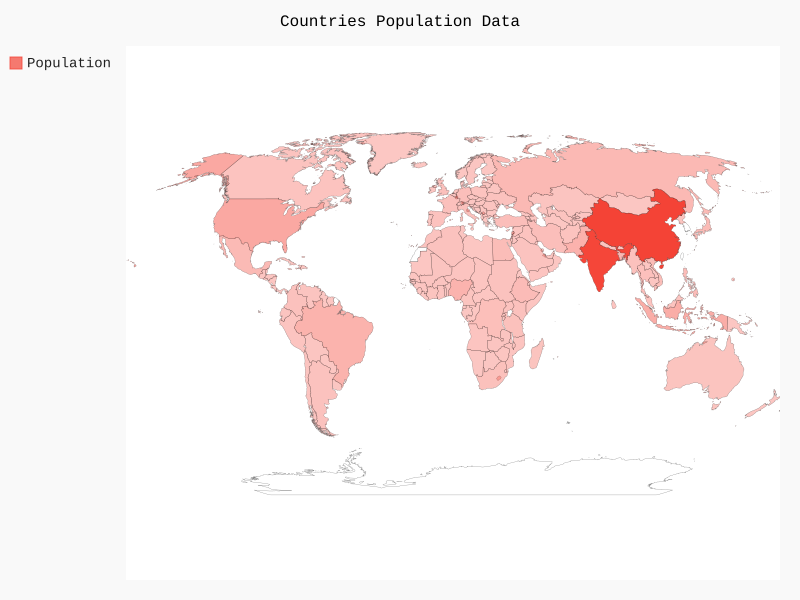

Source code (Python):
# import pygal library 
import pygal 
import pypopulation
# create a world map 
worldmap = pygal.maps.world.World() 

# set the title of the map 
worldmap.title = 'Countries Population Data'

# adding the countries 
worldmap.add('Population', { 
'ad' : pypopulation.get_population('ad'),
'ae' : pypopulation.get_population('ae'),
'af' : pypopulation.get_population('af'),
'al' : pypopulation.get_population('al'),
'am' : pypopulation.get_population('am'),
'ao' : pypopulation.get_population('ao'),
'aq' : pypopulation.get_population('aq'),
'ar' : pypopulation.get_population('ar'),
'at' : pypopulation.get_population('at'),
'au' : pypopulation.get_population('au'),
'az' : pypopulation.get_population('az'),
'ba' : pypopulation.get_population('ba'),
'bd' : pypopulation.get_population('bd'),
'be' : pypopulation.get_population('be'),
'bf' : pypopulation.get_population('bf'),
'bg' : pypopulation.get_population('bg'),
'bh' : pypopulation.get_population('bh'),
'bi' : pypopulation.get_population('bi'),
'bj' : pypopulation.get_population('bj'),
'bn' : pypopulation.get_population('bn'),
'bo' : pypopulation.get_population('bo'),
'br' : pypopulation.get_population('br'),
'bt' : pypopulation.get_population('bt'),
'bw' : pypopulation.get_population('bw'),
'by' : pypopulation.get_population('by'),
'bz' : pypopulation.get_population('bz'),
'ca' : pypopulation.get_population('ca'),
'cd' : pypopulation.get_population('cd'),
'cf' : pypopulation.get_population('cf'),
'cg' : pypopulation.get_population('cg'),
'ch' : pypopulation.get_population('ch'),
'ci' : pypopulation.get_population('ci'),
'cl' : pypopulation.get_population('cl'),
'cm' : pypopulation.get_population('cm'),
'cn' : pypopulation.get_population('cn'),
'co' : pypopulation.get_population('co'),
'cr' : pypopulation.get_population('cr'),
'cu' : pypopulation.get_population('cu'),
'cv' : pypopulation.get_population('cv'),
'cy' : pypopulation.get_population('cy'),
'cz' : pypopulation.get_population('cz'),
'de' : pypopulation.get_population('de'),
'dj' : pypopulation.get_population('dj'),
'dk' : pypopulation.get_population('dk'),
'do' : pypopulation.get_population('do'),
'dz' : pypopulation.get_population('dz'),
'ec' : pypopulation.get_population('ec'),
'ee' : pypopulation.get_population('ee'),
'eg' : pypopulation.get_population('eg'),
'eh' : pypopulation.get_population('eh'),
'er' : pypopulation.get_population('er'),
'es' : pypopulation.get_population('es'),
'et' : pypopulation.get_population('et'),
'fi' : pypopulation.get_population('fi'),
'fr' : pypopulation.get_population('fr'),
'ga' : pypopulation.get_population('ga'),
'gb' : pypopulation.get_population('gb'),
'ge' : pypopulation.get_population('ge'),
'gf' : pypopulation.get_population('gf'),
'gh' : pypopulation.get_population('gh'),
'gl' : pypopulation.get_population('gl'),
'gm' : pypopulation.get_population('gm'),
'gn' : pypopulation.get_population('gn'),
'gq' : pypopulation.get_population('gq'),
'gr' : pypopulation.get_population('gr'),
'gt' : pypopulation.get_population('gt'),
'gu' : pypopulation.get_population('gu'),
'gw' : pypopulation.get_population('gw'),
'gy' : pypopulation.get_population('gy'),
'hk' : pypopulation.get_population('hk'),
'hn' : pypopulation.get_population('hn'),
'hr' : pypopulation.get_population('hr'),
'ht' : pypopulation.get_population('ht'),
'hu' : pypopulation.get_population('hu'),
'id' : pypopulation.get_population('id'),
'ie' : pypopulation.get_population('ie'),
'il' : pypopulation.get_population('il'),
'in' : pypopulation.get_population('in'),
'iq' : pypopulation.get_population('iq'),
'ir' : pypopulation.get_population('ir'),
'is' : pypopulation.get_population('is'),
'it' : pypopulation.get_population('it'),
'jm' : pypopulation.get_population('jm'),
'jo' : pypopulation.get_population('jo'),
'jp' : pypopulation.get_population('jp'),
'ke' : pypopulation.get_population('ke'),
'kg' : pypopulation.get_population('kg'),
'kh' : pypopulation.get_population('kh'),
'kp' : pypopulation.get_population('kp'),
'kw' : pypopulation.get_population('kw'),
'kz' : pypopulation.get_population('kz'),
'la' : pypopulation.get_population('la'),
'lb' : pypopulation.get_population('lb'),
'li' : pypopulation.get_population('li'),
'lk' : pypopulation.get_population('lk'),
'lr' : pypopulation.get_population('lr'),
'ls' : pypopulation.get_population('ls'),
'lt' : pypopulation.get_population('lt'),
'lu' : pypopulation.get_population('lu'),
'lv' : pypopulation.get_population('lv'),
'ly' : pypopulation.get_population('ly'),
'ma' : pypopulation.get_population('ma'),
'mc' : pypopulation.get_population('mc'),
'md' : pypopulation.get_population('md'),
'me' : pypopulation.get_population('me'),
'mg' : pypopulation.get_population('mg'),
'mk' : pypopulation.get_population('mk'),
'ml' : pypopulation.get_population('ml'),
'mm' : pypopulation.get_population('mm'),
'mn' : pypopulation.get_population('mn'),
'mo' : pypopulation.get_population('mo'),
'mr' : pypopulation.get_population('mr'),
'mt' : pypopulation.get_population('mt'),
'mu' : pypopulation.get_population('mu'),
'mv' : pypopulation.get_population('mv'),
'mw' : pypopulation.get_population('mw'),
'mx' : pypopulation.get_population('mx'),
'my' : pypopulation.get_population('my'),
'mz' : pypopulation.get_population('mz'),
'na' : pypopulation.get_population('na'),
'ne' : pypopulation.get_population('ne'),
'ng' : pypopulation.get_population('ng'),
'ni' : pypopulation.get_population('ni'),
'nl' : pypopulation.get_population('nl'),
'no' : pypopulation.get_population('no'),
'np' : pypopulation.get_population('np'),
'nz' : pypopulation.get_population('nz'),
'om' : pypopulation.get_population('om'),
'pa' : pypopulation.get_population('pa'),
'pe' : pypopulation.get_population('pe'),
'pg' : pypopulation.get_population('pg'),
'ph' : pypopulation.get_population('ph'),
'pk' : pypopulation.get_population('pk'),
'pl' : pypopulation.get_population('pl'),
'pr' : pypopulation.get_population('pr'),
'ps' : pypopulation.get_population('ps'),
'pt' : pypopulation.get_population('pt'),
'py' : pypopulation.get_population('py'),
're' : pypopulation.get_population('re'),
'ro' : pypopulation.get_population('ro'),
'rs' : pypopulation.get_population('rs'),
'ru' : pypopulation.get_population('ru'),
'rw' : pypopulation.get_population('rw'),
'sa' : pypopulation.get_population('sa'),
'sc' : pypopulation.get_population('sc'),
'sd' : pypopulation.get_population('sd'),
'se' : pypopulation.get_population('se'),
'sg' : pypopulation.get_population('sg'),
'sh' : pypopulation.get_population('sh'),
'si' : pypopulation.get_population('si'),
'sk' : pypopulation.get_population('sk'),
'sl' : pypopulation.get_population('sl'),
'sm' : pypopulation.get_population('sm'),
'sn' : pypopulation.get_population('sn'),
'so' : pypopulation.get_population('so'),
'sr' : pypopulation.get_population('sr'),
'st' : pypopulation.get_population('st'),
'sv' : pypopulation.get_population('sv'),
'sy' : pypopulation.get_population('sy'),
'sz' : pypopulation.get_population('sz'),
'td' : pypopulation.get_population('td'),
'tg' : pypopulation.get_population('tg'),
'th' : pypopulation.get_population('th'),
'tj' : pypopulation.get_population('tj'),
'tl' : pypopulation.get_population('tl'),
'tm' : pypopulation.get_population('tm'),
'tn' : pypopulation.get_population('tn'),
'tr' : pypopulation.get_population('tr'),
'tw' : pypopulation.get_population('tw'),
'tz' : pypopulation.get_population('tz'),
'ua' : pypopulation.get_population('ua'),
'ug' : pypopulation.get_population('ug'),
'us' : pypopulation.get_population('us'),
'uy' : pypopulation.get_population('uy'),
'uz' : pypopulation.get_population('uz'),
'va' : pypopulation.get_population('va'),
've' : pypopulation.get_population('ve'),
'vn' : pypopulation.get_population('vn'),
'ye' : pypopulation.get_population('ye'),
'yt' : pypopulation.get_population('yt'),
'za' : pypopulation.get_population('za'),
'zm' : pypopulation.get_population('zm'),
'zw' : pypopulation.get_population('zw')
}) 

# save into the file 
worldmap.render_to_file('PopulationMap.svg') 

print("Success") 
print(pypopulation.get_population('ad'))
print(pypopulation.get_population('ae'))
print(pypopulation.get_population('af'))
print(pypopulation.get_population('al'))
print(pypopulation.get_population('am'))
print(pypopulation.get_population('ao'))
print(pypopulation.get_population('aq'))
print(pypopulation.get_population('ar'))
print(pypopulation.get_population('at'))
print(pypopulation.get_population('au'))
print(pypopulation.get_population('az'))
print(pypopulation.get_population('ba'))
print(pypopulation.get_population('bd'))
print(pypopulation.get_population('be'))
print(pypopulation.get_population('bf'))
print(pypopulation.get_population('bg'))
print(pypopulation.get_population('bh'))
print(pypopulation.get_population('bi'))
print(pypopulation.get_population('bj'))
print(pypopulation.get_population('bn'))
print(pypopulation.get_population('bo'))
print(pypopulation.get_population('br'))
print(pypopulation.get_population('bt'))
print(pypopulation.get_population('bw'))
print(pypopulation.get_population('by'))
print(pypopulation.get_population('bz'))
print(pypopulation.get_population('ca'))
print(pypopulation.get_population('cd'))
print(pypopulation.get_population('cf'))
print(pypopulation.get_population('cg'))
print(pypopulation.get_population('ch'))
print(pypopulation.get_population('ci'))
print(pypopulation.get_population('cl'))
print(pypopulation.get_population('cm'))
print(pypopulation.get_population('cn'))
print(pypopulation.get_population('co'))
print(pypopulation.get_population('cr'))
print(pypopulation.get_population('cu'))
print(pypopulation.get_population('cv'))
print(pypopulation.get_population('cy'))
print(pypopulation.get_population('cz'))
print(pypopulation.get_population('de'))
print(pypopulation.get_population('dj'))
print(pypopulation.get_population('dk'))
print(pypopulation.get_population('do'))
print(pypopulation.get_population('dz'))
print(pypopulation.get_population('ec'))
print(pypopulation.get_population('ee'))
print(pypopulation.get_population('eg'))
print(pypopulation.get_population('eh'))
print(pypopulation.get_population('er'))
print(pypopulation.get_population('es'))
print(pypopulation.get_population('et'))
print(pypopulation.get_population('fi'))
print(pypopulation.get_population('fr'))
print(pypopulation.get_population('ga'))
print(pypopulation.get_population('gb'))
print(pypopulation.get_population('ge'))
print(pypopulation.get_population('gf'))
print(pypopulation.get_population('gh'))
print(pypopulation.get_population('gl'))
print(pypopulation.get_population('gm'))
print(pypopulation.get_population('gn'))
print(pypopulation.get_population('gq'))
print(pypopulation.get_population('gr'))
print(pypopulation.get_population('gt'))
print(pypopulation.get_population('gu'))
print(pypopulation.get_population('gw'))
print(pypopulation.get_population('gy'))
print(pypopulation.get_population('hk'))
print(pypopulation.get_population('hn'))
print(pypopulation.get_population('hr'))
print(pypopulation.get_population('ht'))
print(pypopulation.get_population('hu'))
print(pypopulation.get_population('id'))
print(pypopulation.get_population('ie'))
print(pypopulation.get_population('il'))
print(pypopulation.get_population('in'))
print(pypopulation.get_population('iq'))
print(pypopulation.get_population('ir'))
print(pypopulation.get_population('is'))
print(pypopulation.get_population('it'))
print(pypopulation.get_population('jm'))
print(pypopulation.get_population('jo'))
print(pypopulation.get_population('jp'))
print(pypopulation.get_population('ke'))
print(pypopulation.get_population('kg'))
print(pypopulation.get_population('kh'))
print(pypopulation.get_population('kp'))
print(pypopulation.get_population('kw'))
print(pypopulation.get_population('kz'))
print(pypopulation.get_population('la'))
print(pypopulation.get_population('lb'))
print(pypopulation.get_population('li'))
print(pypopulation.get_population('lk'))
print(pypopulation.get_population('lr'))
print(pypopulation.get_population('ls'))
print(pypopulation.get_population('lt'))
print(pypopulation.get_population('lu'))
print(pypopulation.get_population('lv'))
print(pypopulation.get_population('ly'))
print(pypopulation.get_population('ma'))
print(pypopulation.get_population('mc'))
print(pypopulation.get_population('md'))
print(pypopulation.get_population('me'))
print(pypopulation.get_population('mg'))
print(pypopulation.get_population('mk'))
print(pypopulation.get_population('ml'))
print(pypopulation.get_population('mm'))
print(pypopulation.get_population('mn'))
print(pypopulation.get_population('mo'))
print(pypopulation.get_population('mr'))
print(pypopulation.get_population('mt'))
print(pypopulation.get_population('mu'))
print(pypopulation.get_population('mv'))
print(pypopulation.get_population('mw'))
print(pypopulation.get_population('mx'))
print(pypopulation.get_population('my'))
print(pypopulation.get_population('mz'))
print(pypopulation.get_population('na'))
print(pypopulation.get_population('ne'))
print(pypopulation.get_population('ng'))
print(pypopulation.get_population('ni'))
print(pypopulation.get_population('nl'))
print(pypopulation.get_population('no'))
print(pypopulation.get_population('np'))
print(pypopulation.get_population('nz'))
print(pypopulation.get_population('om'))
print(pypopulation.get_population('pa'))
print(pypopulation.get_population('pe'))
print(pypopulation.get_population('pg'))
print(pypopulation.get_population('ph'))
print(pypopulation.get_population('pk'))
print(pypopulation.get_population('pl'))
print(pypopulation.get_population('pr'))
print(pypopulation.get_population('ps'))
print(pypopulation.get_population('pt'))
print(pypopulation.get_population('py'))
print(pypopulation.get_population('re'))
print(pypopulation.get_population('ro'))
print(pypopulation.get_population('rs'))
print(pypopulation.get_population('ru'))
print(pypopulation.get_population('rw'))
print(pypopulation.get_population('sa'))
print(pypopulation.get_population('sc'))
print(pypopulation.get_population('sd'))
print(pypopulation.get_population('se'))
print(pypopulation.get_population('sg'))
print(pypopulation.get_population('sh'))
print(pypopulation.get_population('si'))
print(pypopulation.get_population('sk'))
print(pypopulation.get_population('sl'))
print(pypopulation.get_population('sm'))
print(pypopulation.get_population('sn'))
print(pypopulation.get_population('so'))
print(pypopulation.get_population('sr'))
print(pypopulation.get_population('st'))
print(pypopulation.get_population('sv'))
print(pypopulation.get_population('sy'))
print(pypopulation.get_population('sz'))
print(pypopulation.get_population('td'))
print(pypopulation.get_population('tg'))
print(pypopulation.get_population('th'))
print(pypopulation.get_population('tj'))
print(pypopulation.get_population('tl'))
print(pypopulation.get_population('tm'))
print(pypopulation.get_population('tn'))
print(pypopulation.get_population('tr'))
print(pypopulation.get_population('tw'))
print(pypopulation.get_population('tz'))
print(pypopulation.get_population('ua'))
print(pypopulation.get_population('ug'))
print(pypopulation.get_population('us'))
print(pypopulation.get_population('uy'))
print(pypopulation.get_population('uz'))
print(pypopulation.get_population('va'))
print(pypopulation.get_population('ve'))
print(pypopulation.get_population('vn'))
print(pypopulation.get_population('ye'))
print(pypopulation.get_population('yt'))
print(pypopulation.get_population('za'))
print(pypopulation.get_population('zm'))
print(pypopulation.get_population('zw'))
